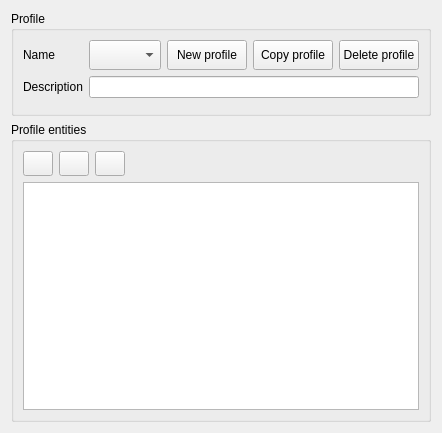
  <widget class="QWizardPage" name="wpProfile">
   <property name="title">
    <string>Profile</string>
   </property>
   <property name="subTitle">
    <string>Manage profile and related entities.  A profile represents a collection of logically related entities, some of which represent the party and spatial unit. Examples of profiles include individual, household, neighbourhood or even city-wide profiles.   </string>
   </property>
   <layout class="QVBoxLayout" name="verticalLayout_7">
    <item>
     <widget class="QGroupBox" name="groupBox_17">
      <property name="minimumSize">
       <size>
        <width>0</width>
        <height>0</height>
       </size>
      </property>
      <property name="maximumSize">
       <size>
        <width>13900</width>
        <height>300</height>
       </size>
      </property>
      <property name="title">
       <string>Profile</string>
      </property>
      <layout class="QVBoxLayout" name="verticalLayout_4">
       <item>
        <layout class="QGridLayout" name="gridLayout_6">
         <item row="0" column="3">
          <widget class="QPushButton" name="btnCopy">
           <property name="sizePolicy">
            <sizepolicy hsizetype="Minimum" vsizetype="Fixed">
             <horstretch>0</horstretch>
             <verstretch>0</verstretch>
            </sizepolicy>
           </property>
           <property name="minimumSize">
            <size>
             <width>0</width>
             <height>30</height>
            </size>
           </property>
           <property name="maximumSize">
            <size>
             <width>150</width>
             <height>16777215</height>
            </size>
           </property>
           <property name="text">
            <string>Copy profile</string>
           </property>
           <property name="icon">
            <iconset resource="../../resources.qrc">
             <normaloff>:/plugins/stdm/images/icons/composer_table.png</normaloff>:/plugins/stdm/images/icons/composer_table.png</iconset>
           </property>
          </widget>
         </item>
         <item row="0" column="4">
          <widget class="QPushButton" name="btnPDelete">
           <property name="minimumSize">
            <size>
             <width>0</width>
             <height>30</height>
            </size>
           </property>
           <property name="maximumSize">
            <size>
             <width>150</width>
             <height>16777215</height>
            </size>
           </property>
           <property name="text">
            <string>Delete profile</string>
           </property>
           <property name="icon">
            <iconset resource="../../resources.qrc">
             <normaloff>:/plugins/stdm/images/icons/remove.png</normaloff>:/plugins/stdm/images/icons/remove.png</iconset>
           </property>
          </widget>
         </item>
         <item row="0" column="1">
          <widget class="QComboBox" name="cboProfile">
           <property name="sizePolicy">
            <sizepolicy hsizetype="Expanding" vsizetype="Fixed">
             <horstretch>0</horstretch>
             <verstretch>0</verstretch>
            </sizepolicy>
           </property>
           <property name="minimumSize">
            <size>
             <width>10</width>
             <height>30</height>
            </size>
           </property>
           <property name="font">
            <font>
             <pointsize>9</pointsize>
            </font>
           </property>
          </widget>
         </item>
         <item row="0" column="0">
          <widget class="QLabel" name="label">
           <property name="minimumSize">
            <size>
             <width>50</width>
             <height>0</height>
            </size>
           </property>
           <property name="maximumSize">
            <size>
             <width>16777215</width>
             <height>16777215</height>
            </size>
           </property>
           <property name="font">
            <font>
             <pointsize>9</pointsize>
             <weight>50</weight>
             <bold>false</bold>
            </font>
           </property>
           <property name="text">
            <string>Name</string>
           </property>
          </widget>
         </item>
         <item row="0" column="2">
          <widget class="QPushButton" name="btnNewP">
           <property name="minimumSize">
            <size>
             <width>0</width>
             <height>30</height>
            </size>
           </property>
           <property name="maximumSize">
            <size>
             <width>150</width>
             <height>16777215</height>
            </size>
           </property>
           <property name="text">
            <string>New profile</string>
           </property>
           <property name="icon">
            <iconset resource="../../resources.qrc">
             <normaloff>:/plugins/stdm/images/icons/add.png</normaloff>:/plugins/stdm/images/icons/add.png</iconset>
           </property>
          </widget>
         </item>
         <item row="1" column="0">
          <widget class="QLabel" name="label_3">
           <property name="text">
            <string>Description</string>
           </property>
           <property name="margin">
            <number>0</number>
           </property>
           <property name="indent">
            <number>-1</number>
           </property>
          </widget>
         </item>
         <item row="1" column="1" colspan="4">
          <widget class="QLineEdit" name="edtDesc"/>
         </item>
        </layout>
       </item>
       <item>
        <widget class="QWidget" name="widget" native="true">
         <property name="layoutDirection">
          <enum>Qt::LeftToRight</enum>
         </property>
        </widget>
       </item>
      </layout>
     </widget>
    </item>
    <item>
     <widget class="QGroupBox" name="groupBox_18">
      <property name="sizePolicy">
       <sizepolicy hsizetype="Preferred" vsizetype="Expanding">
        <horstretch>0</horstretch>
        <verstretch>0</verstretch>
       </sizepolicy>
      </property>
      <property name="minimumSize">
       <size>
        <width>0</width>
        <height>300</height>
       </size>
      </property>
      <property name="maximumSize">
       <size>
        <width>169999</width>
        <height>169999</height>
       </size>
      </property>
      <property name="styleSheet">
       <string notr="true">font: 75 9pt &quot;Myriad Web Pro&quot;;</string>
      </property>
      <property name="title">
       <string>Profile entities </string>
      </property>
      <layout class="QFormLayout" name="formLayout_3">
       <property name="fieldGrowthPolicy">
        <enum>QFormLayout::AllNonFixedFieldsGrow</enum>
       </property>
       <item row="0" column="0">
        <layout class="QHBoxLayout" name="horizontalLayout">
         <item>
          <widget class="QPushButton" name="btnNewEntity">
           <property name="minimumSize">
            <size>
             <width>30</width>
             <height>25</height>
            </size>
           </property>
           <property name="maximumSize">
            <size>
             <width>30</width>
             <height>25</height>
            </size>
           </property>
           <property name="baseSize">
            <size>
             <width>30</width>
             <height>25</height>
            </size>
           </property>
           <property name="text">
            <string/>
           </property>
           <property name="icon">
            <iconset resource="../../resources.qrc">
             <normaloff>:/plugins/stdm/images/icons/add.png</normaloff>:/plugins/stdm/images/icons/add.png</iconset>
           </property>
          </widget>
         </item>
         <item>
          <widget class="QPushButton" name="btnEditEntity">
           <property name="minimumSize">
            <size>
             <width>30</width>
             <height>25</height>
            </size>
           </property>
           <property name="maximumSize">
            <size>
             <width>30</width>
             <height>25</height>
            </size>
           </property>
           <property name="text">
            <string/>
           </property>
           <property name="icon">
            <iconset resource="../../resources.qrc">
             <normaloff>:/plugins/stdm/images/icons/edit.png</normaloff>:/plugins/stdm/images/icons/edit.png</iconset>
           </property>
          </widget>
         </item>
         <item>
          <widget class="QPushButton" name="btnDeleteEntity">
           <property name="minimumSize">
            <size>
             <width>30</width>
             <height>25</height>
            </size>
           </property>
           <property name="maximumSize">
            <size>
             <width>30</width>
             <height>25</height>
            </size>
           </property>
           <property name="text">
            <string/>
           </property>
           <property name="icon">
            <iconset resource="../../resources.qrc">
             <normaloff>:/plugins/stdm/images/icons/delete.png</normaloff>:/plugins/stdm/images/icons/delete.png</iconset>
           </property>
          </widget>
         </item>
        </layout>
       </item>
       <item row="1" column="0" colspan="2">
        <widget class="QTableView" name="pftableView">
         <property name="sizePolicy">
          <sizepolicy hsizetype="Expanding" vsizetype="Expanding">
           <horstretch>0</horstretch>
           <verstretch>1</verstretch>
          </sizepolicy>
         </property>
         <property name="maximumSize">
          <size>
           <width>16777215</width>
           <height>16777215</height>
          </size>
         </property>
         <property name="selectionMode">
          <enum>QAbstractItemView::SingleSelection</enum>
         </property>
         <property name="selectionBehavior">
          <enum>QAbstractItemView::SelectRows</enum>
         </property>
         <attribute name="horizontalHeaderStretchLastSection">
          <bool>true</bool>
         </attribute>
        </widget>
       </item>
      </layout>
     </widget>
    </item>
   </layout>
  </widget>
